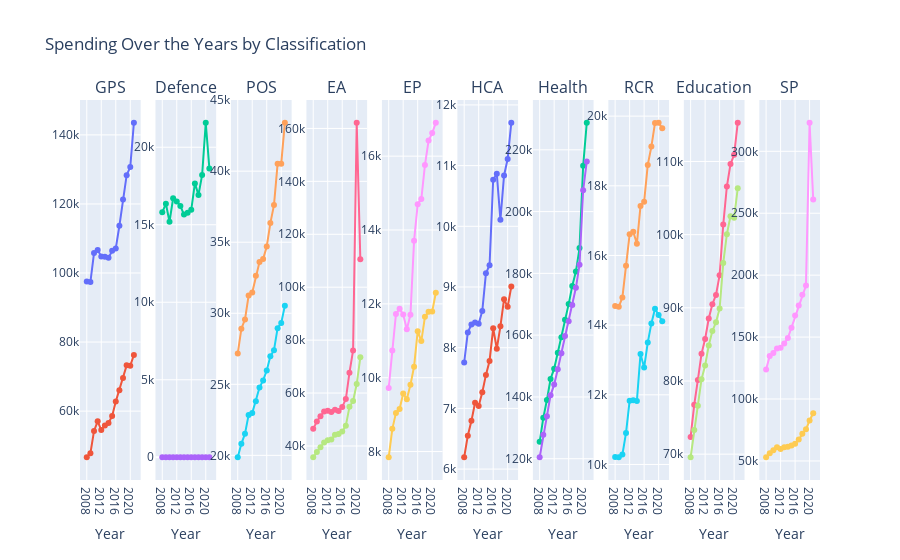

The code cell stored with this chart in its notebook:
### Markdown cell above
Now that we have valid numeric values, let's create a visualization of each different classifications based on federal and provincial budgets. 

*Note*: Since many of the classifications have long names, we'll be using an abbreviation system. The abbreviated names will also be printed below the visualization.

### Code cell
classification_name_mapping = {
    'General public services': 'GPS',
    'Public order and safety': 'POS',
    'Economic affairs': 'EA',
    'Environmental protection': 'EP',
    'Housing and community amenities': 'HCA',
    'Recreation, culture and religion': 'RCR',
    'Social protection': 'SP'
}

federal_provincial['Canadian Classification of Functions of Government (CCOFOG) '] = federal_provincial['Canadian Classification of Functions of Government (CCOFOG) '].map(classification_name_mapping).fillna(federal_provincial['Canadian Classification of Functions of Government (CCOFOG) '])
classifications = federal_provincial['Canadian Classification of Functions of Government (CCOFOG) '].unique()
num_columns = len(classifications)

all_classifications_fig = make_subplots(rows=1, cols=num_columns, subplot_titles=classifications)

col_num = 1

for classification in classifications:
    temp_df = federal_provincial[federal_provincial['Canadian Classification of Functions of Government (CCOFOG) '] == classification]
    temp_df = temp_df.melt(id_vars=['Canadian Classification of Functions of Government (CCOFOG) ', 'Public sector components'], var_name='Year', value_name='Value')

    traces = []
    for component in temp_df['Public sector components'].unique():
        trace = go.Scatter(
            x=temp_df[temp_df['Public sector components'] == component]['Year'],
            y=temp_df[temp_df['Public sector components'] == component]['Value'],
            mode='lines+markers',
            name=component
        )
        traces.append(trace)

    for trace in traces:
        all_classifications_fig.add_trace(trace, row=1, col=col_num)

    all_classifications_fig.update_xaxes(title_text='Year', row=1, col=col_num)

    all_classifications_fig.update_yaxes(title_text='', row=1, col=col_num)

    col_num += 1

all_classifications_fig.update_layout(
    title='Spending Over the Years by Classification',
    showlegend=False  
).show()

print("Classification Name Mapping:")
for full_name, short_name in classification_name_mapping.items():
    print(f"{full_name} => {short_name}")

### Figure 1 — Plotly figure (JSON) as saved in the notebook; plotly's stock layout.template omitted (floating-point values rounded to 4 significant figures)
{"data": [{"mode": "lines+markers", "name": "Consolidated Canadian general government", "type": "scatter", "x": ["2008", "2009", "2010", "2011", "2012", "2013", "2014", "2015", "2016", "2017", "2018", "2019", "2020", "2021"], "xaxis": "x", "y": [97511, 97414, 105765, 106642, 104795, 104685, 104394, 106415, 107110, 113692, 121319, 128317, 130723, 143512], "yaxis": "y"}, {"mode": "lines+markers", "name": "Consolidated provincial-territorial and local governments", "type": "scatter", "x": ["2008", "2009", "2010", "2011", "2012", "2013", "2014", "2015", "2016", "2017", "2018", "2019", "2020", "2021"], "xaxis": "x", "y": [46647, 47806, 54278, 57036, 54502, 55877, 56565, 58617, 62775, 66080, 69574, 73263, 73165, 76258], "yaxis": "y"}, {"mode": "lines+markers", "name": "Consolidated Canadian general government", "type": "scatter", "x": ["2008", "2009", "2010", "2011", "2012", "2013", "2014", "2015", "2016", "2017", "2018", "2019", "2020", "2021"], "xaxis": "x2", "y": [15805, 16357, 15194, 16710, 16506, 16210, 15654, 15773, 15962, 17668, 16925, 18209, 21580, 18622], "yaxis": "y2"}, {"mode": "lines+markers", "name": "Consolidated provincial-territorial and local governments", "type": "scatter", "x": ["2008", "2009", "2010", "2011", "2012", "2013", "2014", "2015", "2016", "2017", "2018", "2019", "2020", "2021"], "xaxis": "x2", "y": [0, 0, 0, 0, 0, 0, 0, 0, 0, 0, 0, 0, 0, 0], "yaxis": "y2"}, {"mode": "lines+markers", "name": "Consolidated Canadian general government", "type": "scatter", "x": ["2008", "2009", "2010", "2011", "2012", "2013", "2014", "2015", "2016", "2017", "2018", "2019", "2020", "2021"], "xaxis": "x3", "y": [27167, 28915, 29569, 31243, 31460, 32633, 33609, 33814, 34703, 36344, 37614, 40517, 40528, 43408], "yaxis": "y3"}, {"mode": "lines+markers", "name": "Consolidated provincial-territorial and local governments", "type": "scatter", "x": ["2008", "2009", "2010", "2011", "2012", "2013", "2014", "2015", "2016", "2017", "2018", "2019", "2020", "2021"], "xaxis": "x3", "y": [19867, 20812, 21526, 22845, 22984, 23805, 24773, 25271, 25971, 26967, 27397, 28953, 29318, 30521], "yaxis": "y3"}, {"mode": "lines+markers", "name": "Consolidated Canadian general government", "type": "scatter", "x": ["2008", "2009", "2010", "2011", "2012", "2013", "2014", "2015", "2016", "2017", "2018", "2019", "2020", "2021"], "xaxis": "x4", "y": [46470, 49274, 51220, 52998, 53321, 52867, 53670, 53249, 54745, 57730, 67694, 76104, 162153, 110569], "yaxis": "y4"}, {"mode": "lines+markers", "name": "Consolidated provincial-territorial and local governments", "type": "scatter", "x": ["2008", "2009", "2010", "2011", "2012", "2013", "2014", "2015", "2016", "2017", "2018", "2019", "2020", "2021"], "xaxis": "x4", "y": [35741, 37694, 39481, 41323, 42169, 42403, 44227, 44519, 45453, 47650, 54814, 56983, 63392, 73506], "yaxis": "y4"}, {"mode": "lines+markers", "name": "Consolidated Canadian general government", "type": "scatter", "x": ["2008", "2009", "2010", "2011", "2012", "2013", "2014", "2015", "2016", "2017", "2018", "2019", "2020", "2021"], "xaxis": "x5", "y": [9722, 10739, 11724, 11871, 11709, 11312, 11705, 13708, 14699, 14837, 15760, 16424, 16625, 16905], "yaxis": "y5"}, {"mode": "lines+markers", "name": "Consolidated provincial-territorial and local governments", "type": "scatter", "x": ["2008", "2009", "2010", "2011", "2012", "2013", "2014", "2015", "2016", "2017", "2018", "2019", "2020", "2021"], "xaxis": "x5", "y": [7846, 8615, 9047, 9154, 9574, 9418, 9808, 10298, 11261, 10991, 11649, 11784, 11790, 12301], "yaxis": "y5"}, {"mode": "lines+markers", "name": "Consolidated Canadian general government", "type": "scatter", "x": ["2008", "2009", "2010", "2011", "2012", "2013", "2014", "2015", "2016", "2017", "2018", "2019", "2020", "2021"], "xaxis": "x6", "y": [7756, 8252, 8381, 8415, 8393, 8606, 9226, 9359, 10767, 10865, 10107, 10838, 11110, 11706], "yaxis": "y6"}, {"mode": "lines+markers", "name": "Consolidated provincial-territorial and local governments", "type": "scatter", "x": ["2008", "2009", "2010", "2011", "2012", "2013", "2014", "2015", "2016", "2017", "2018", "2019", "2020", "2021"], "xaxis": "x6", "y": [6195, 6550, 6795, 7093, 7041, 7265, 7552, 7781, 8320, 7983, 8352, 8799, 8673, 9008], "yaxis": "y6"}, {"mode": "lines+markers", "name": "Consolidated Canadian general government", "type": "scatter", "x": ["2008", "2009", "2010", "2011", "2012", "2013", "2014", "2015", "2016", "2017", "2018", "2019", "2020", "2021"], "xaxis": "x7", "y": [125458, 133246, 138998, 145819, 149139, 154292, 159331, 165025, 170053, 175947, 180593, 188186, 214820, 228759], "yaxis": "y7"}, {"mode": "lines+markers", "name": "Consolidated provincial-territorial and local governments", "type": "scatter", "x": ["2008", "2009", "2010", "2011", "2012", "2013", "2014", "2015", "2016", "2017", "2018", "2019", "2020", "2021"], "xaxis": "x7", "y": [120475, 127787, 133771, 140519, 143994, 148962, 154141, 159764, 164465, 169742, 175332, 182812, 206905, 216255], "yaxis": "y7"}, {"mode": "lines+markers", "name": "Consolidated Canadian general government", "type": "scatter", "x": ["2008", "2009", "2010", "2011", "2012", "2013", "2014", "2015", "2016", "2017", "2018", "2019", "2020", "2021"], "xaxis": "x8", "y": [14547, 14527, 14796, 15707, 16610, 16679, 16335, 17423, 17545, 18599, 19126, 19804, 19810, 19652], "yaxis": "y8"}, {"mode": "lines+markers", "name": "Consolidated provincial-territorial and local governments", "type": "scatter", "x": ["2008", "2009", "2010", "2011", "2012", "2013", "2014", "2015", "2016", "2017", "2018", "2019", "2020", "2021"], "xaxis": "x8", "y": [10216, 10207, 10284, 10906, 11830, 11841, 11825, 13173, 12783, 13500, 14049, 14472, 14292, 14110], "yaxis": "y8"}, {"mode": "lines+markers", "name": "Consolidated Canadian general government", "type": "scatter", "x": ["2008", "2009", "2010", "2011", "2012", "2013", "2014", "2015", "2016", "2017", "2018", "2019", "2020", "2021"], "xaxis": "x9", "y": [72348, 76766, 80145, 83711, 85743, 88536, 90489, 91762, 94463, 101374, 106575, 109645, 110909, 115292], "yaxis": "y9"}, {"mode": "lines+markers", "name": "Consolidated provincial-territorial and local governments", "type": "scatter", "x": ["2008", "2009", "2010", "2011", "2012", "2013", "2014", "2015", "2016", "2017", "2018", "2019", "2020", "2021"], "xaxis": "x9", "y": [69578, 73309, 76621, 80226, 82128, 84859, 86817, 88021, 89901, 96111, 100057, 102531, 102302, 106340], "yaxis": "y9"}, {"mode": "lines+markers", "name": "Consolidated Canadian general government", "type": "scatter", "x": ["2008", "2009", "2010", "2011", "2012", "2013", "2014", "2015", "2016", "2017", "2018", "2019", "2020", "2021"], "xaxis": "x10", "y": [123892, 134802, 137155, 140713, 141348, 144774, 149281, 157582, 167464, 175456, 184106, 191659, 323063, 261042], "yaxis": "y10"}, {"mode": "lines+markers", "name": "Consolidated provincial-territorial and local governments", "type": "scatter", "x": ["2008", "2009", "2010", "2011", "2012", "2013", "2014", "2015", "2016", "2017", "2018", "2019", "2020", "2021"], "xaxis": "x10", "y": [52984, 56259, 58668, 61075, 59715, 61089, 61383, 62458, 63865, 67374, 71917, 75496, 82638, 88460], "yaxis": "y10"}], "layout": {"annotations": [{"font": {"size": 16}, "showarrow": false, "text": "GPS", "x": 0.041, "xanchor": "center", "xref": "paper", "y": 1, "yanchor": "bottom", "yref": "paper"}, {"font": {"size": 16}, "showarrow": false, "text": "Defence", "x": 0.143, "xanchor": "center", "xref": "paper", "y": 1, "yanchor": "bottom", "yref": "paper"}, {"font": {"size": 16}, "showarrow": false, "text": "POS", "x": 0.245, "xanchor": "center", "xref": "paper", "y": 1, "yanchor": "bottom", "yref": "paper"}, {"font": {"size": 16}, "showarrow": false, "text": "EA", "x": 0.347, "xanchor": "center", "xref": "paper", "y": 1, "yanchor": "bottom", "yref": "paper"}, {"font": {"size": 16}, "showarrow": false, "text": "EP", "x": 0.449, "xanchor": "center", "xref": "paper", "y": 1, "yanchor": "bottom", "yref": "paper"}, {"font": {"size": 16}, "showarrow": false, "text": "HCA", "x": 0.551, "xanchor": "center", "xref": "paper", "y": 1, "yanchor": "bottom", "yref": "paper"}, {"font": {"size": 16}, "showarrow": false, "text": "Health", "x": 0.653, "xanchor": "center", "xref": "paper", "y": 1, "yanchor": "bottom", "yref": "paper"}, {"font": {"size": 16}, "showarrow": false, "text": "RCR", "x": 0.755, "xanchor": "center", "xref": "paper", "y": 1, "yanchor": "bottom", "yref": "paper"}, {"font": {"size": 16}, "showarrow": false, "text": "Education", "x": 0.857, "xanchor": "center", "xref": "paper", "y": 1, "yanchor": "bottom", "yref": "paper"}, {"font": {"size": 16}, "showarrow": false, "text": "SP", "x": 0.959, "xanchor": "center", "xref": "paper", "y": 1, "yanchor": "bottom", "yref": "paper"}], "showlegend": false, "title": {"text": "Spending Over the Years by Classification"}, "xaxis": {"anchor": "y", "domain": [0, 0.082], "title": {"text": "Year"}}, "xaxis10": {"anchor": "y10", "domain": [0.918, 1.0], "title": {"text": "Year"}}, "xaxis2": {"anchor": "y2", "domain": [0.102, 0.184], "title": {"text": "Year"}}, "xaxis3": {"anchor": "y3", "domain": [0.204, 0.286], "title": {"text": "Year"}}, "xaxis4": {"anchor": "y4", "domain": [0.306, 0.388], "title": {"text": "Year"}}, "xaxis5": {"anchor": "y5", "domain": [0.408, 0.49], "title": {"text": "Year"}}, "xaxis6": {"anchor": "y6", "domain": [0.51, 0.592], "title": {"text": "Year"}}, "xaxis7": {"anchor": "y7", "domain": [0.612, 0.694], "title": {"text": "Year"}}, "xaxis8": {"anchor": "y8", "domain": [0.714, 0.796], "title": {"text": "Year"}}, "xaxis9": {"anchor": "y9", "domain": [0.816, 0.898], "title": {"text": "Year"}}, "yaxis": {"anchor": "x", "domain": [0, 1], "title": {"text": ""}}, "yaxis10": {"anchor": "x10", "domain": [0, 1], "title": {"text": ""}}, "yaxis2": {"anchor": "x2", "domain": [0, 1], "title": {"text": ""}}, "yaxis3": {"anchor": "x3", "domain": [0, 1], "title": {"text": ""}}, "yaxis4": {"anchor": "x4", "domain": [0, 1], "title": {"text": ""}}, "yaxis5": {"anchor": "x5", "domain": [0, 1], "title": {"text": ""}}, "yaxis6": {"anchor": "x6", "domain": [0, 1], "title": {"text": ""}}, "yaxis7": {"anchor": "x7", "domain": [0, 1], "title": {"text": ""}}, "yaxis8": {"anchor": "x8", "domain": [0, 1], "title": {"text": ""}}, "yaxis9": {"anchor": "x9", "domain": [0, 1], "title": {"text": ""}}}}
